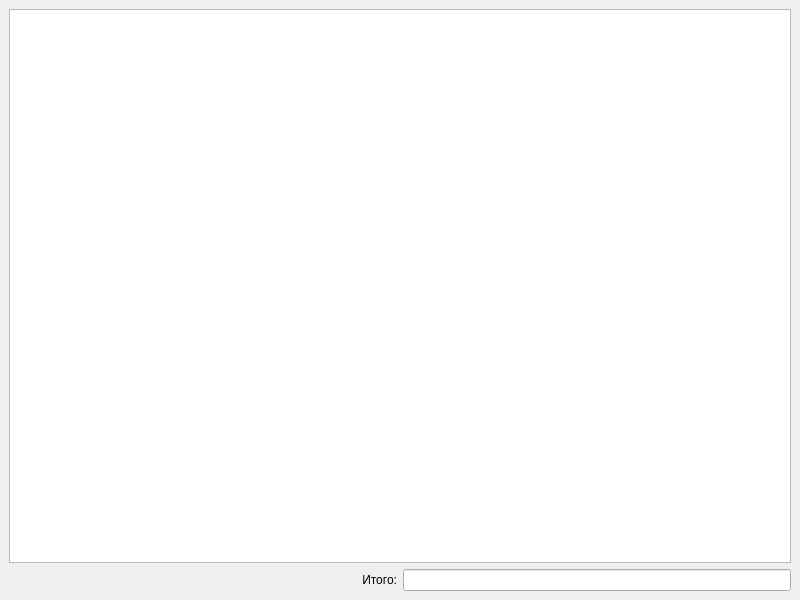
<?xml version="1.0" encoding="UTF-8"?>
<ui version="4.0">
 <class>MainWindow</class>
 <widget class="QMainWindow" name="MainWindow">
  <property name="geometry">
   <rect>
    <x>0</x>
    <y>0</y>
    <width>800</width>
    <height>600</height>
   </rect>
  </property>
  <property name="windowTitle">
   <string>Интерактивный чек</string>
  </property>
  <widget class="QWidget" name="centralwidget">
   <layout class="QGridLayout" name="gridLayout">
    <item row="1" column="0">
     <widget class="QLabel" name="label">
      <property name="sizePolicy">
       <sizepolicy hsizetype="Preferred" vsizetype="Preferred">
        <horstretch>0</horstretch>
        <verstretch>0</verstretch>
       </sizepolicy>
      </property>
      <property name="text">
       <string>Итого:</string>
      </property>
      <property name="alignment">
       <set>Qt::AlignRight|Qt::AlignTrailing|Qt::AlignVCenter</set>
      </property>
     </widget>
    </item>
    <item row="1" column="1">
     <widget class="QLineEdit" name="lineEdit">
      <property name="enabled">
       <bool>true</bool>
      </property>
      <property name="sizePolicy">
       <sizepolicy hsizetype="Preferred" vsizetype="Fixed">
        <horstretch>0</horstretch>
        <verstretch>0</verstretch>
       </sizepolicy>
      </property>
      <property name="alignment">
       <set>Qt::AlignLeading|Qt::AlignLeft|Qt::AlignVCenter</set>
      </property>
      <property name="readOnly">
       <bool>true</bool>
      </property>
     </widget>
    </item>
    <item row="0" column="0" colspan="2">
     <widget class="QTableWidget" name="tableWidget">
      <property name="sizeAdjustPolicy">
       <enum>QAbstractScrollArea::AdjustToContents</enum>
      </property>
     </widget>
    </item>
   </layout>
  </widget>
 </widget>
 <resources/>
 <connections/>
</ui>
